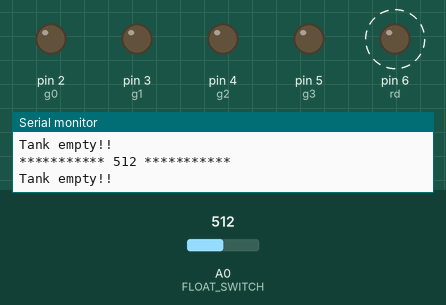
The sketch below on a simulated Arduino Uno, built with avr-gcc and run on an emulated ATmega328P. Shown: output pins drawn as LEDs (lit = HIGH), the last lines printed to the serial monitor. Dashed ring = blinking. The test bench sets the inputs (shaded band); at power-on: A0 (FLOAT_SWITCH) = 512.

Above: at 1.3 s.
1.4 s: A0 (FLOAT_SWITCH) set to 411
4.4 s: A0 (FLOAT_SWITCH) set to 381
At 4.9 s:
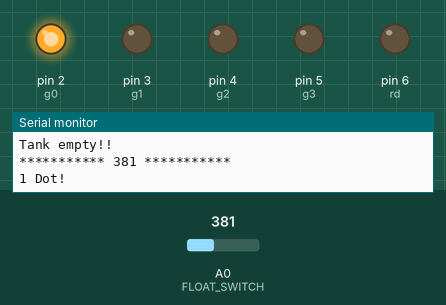
6.0 s: A0 (FLOAT_SWITCH) set to 284
7.5 s: A0 (FLOAT_SWITCH) set to 255
At 8.6 s:
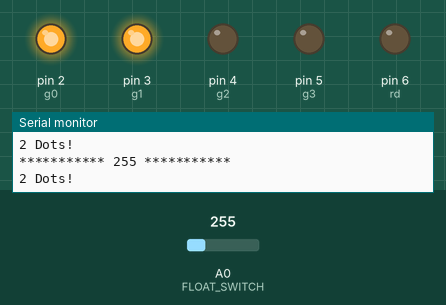
9.0 s: A0 (FLOAT_SWITCH) set to 222
10.5 s: A0 (FLOAT_SWITCH) set to 195
At 10.9 s:
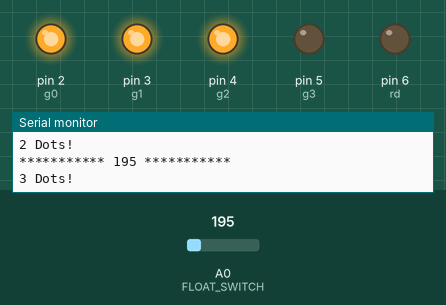
Timing chart, 0 to 13.0 s (numbered marks = the images above; inputs shaded):
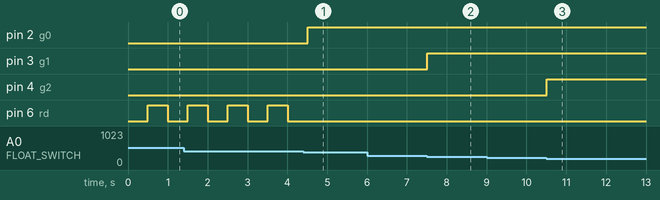

The sketch:

fuel_gauge.ino
```cpp
/*
Fuel Gauge

@author Naveed Ahmad
@version 0.0.1
*/

/* Define the float switch pin */
#define FLOAT_SWITCH A0

/* Define LED pinouts */
int g0 = 2;
int g1 = 3;
int g2 = 4;
int g3 = 5;
int rd = 6;

/* Define initial fuel status */
int fuelStatus = 0;

/* Define tank defaults */
int tankFull = 75;
int tankEmpty = 400;

/* Define range values */
int range0 = 140;
int range1 = 206;
int range2 = 272;
int range3 = 338;

boolean off = false;

/* Setup */
void setup() {
  pinMode(g0, OUTPUT);
  pinMode(g1, OUTPUT);
  pinMode(g2, OUTPUT);
  pinMode(g3, OUTPUT);
  pinMode(rd, OUTPUT);

  Serial.begin(9600);

  while(!Serial);
  Serial.println("Gauge initialized");
}

void loop() {
  fuelStatus = analogRead(FLOAT_SWITCH);

  Serial.print("*********** ");
  Serial.print(fuelStatus);
  Serial.println(" ***********");

  digitalWrite(rd, LOW);

  if(fuelStatus <= tankFull) {
    digitalWrite(g0, HIGH);
    digitalWrite(g1, HIGH);
    digitalWrite(g2, HIGH);
    digitalWrite(g3, HIGH);

    Serial.println("Tank full");
  } else if(fuelStatus >= tankEmpty) {
    digitalWrite(g0, LOW);
    digitalWrite(g1, LOW);
    digitalWrite(g2, LOW);
    digitalWrite(g3, LOW);

    if(off) {
      digitalWrite(rd, HIGH);
    } else {
      digitalWrite(rd, LOW);
    }
    off = !off;

    Serial.println("Tank empty!!");
  } else {
    if(fuelStatus > tankFull && fuelStatus <= range0) {
      digitalWrite(g0, HIGH);
      digitalWrite(g1, HIGH);
      digitalWrite(g2, HIGH);
      digitalWrite(g3, LOW);

      Serial.println("4 Dots!");
    } else if(fuelStatus > range0 && fuelStatus <= range1) {
      digitalWrite(g0, HIGH);
      digitalWrite(g1, HIGH);
      digitalWrite(g2, HIGH);
      digitalWrite(g3, LOW);

      Serial.println("3 Dots!");
    } else if(fuelStatus > range1 && fuelStatus <= range2) {
      digitalWrite(g0, HIGH);
      digitalWrite(g1, HIGH);
      digitalWrite(g2, LOW);
      digitalWrite(g3, LOW);

      Serial.println("2 Dots!");
    } else if(fuelStatus > range2 && fuelStatus < tankEmpty) {
      digitalWrite(g0, HIGH);
      digitalWrite(g1, LOW);
      digitalWrite(g2, LOW);
      digitalWrite(g3, LOW);

      Serial.println("1 Dot!");
    }
  }

  delay(500);
}
```

Measured:
- the behaviour switches between 400 and 399 on A0 (FLOAT_SWITCH) (found by bisection; images 0 and 1)
- the behaviour switches between 273 and 272 on A0 (FLOAT_SWITCH) (found by bisection; images 1 and 2)
- the behaviour switches between 207 and 206 on A0 (FLOAT_SWITCH) (found by bisection; images 2 and 3)
- after the input at 4.4 s, pin 2 (g0): LOW → HIGH after 0.11 s; pin 6 (rd): stays LOW (without the input it goes to HIGH after 0.11 s)
- after the input at 7.5 s, pin 3 (g1): LOW → HIGH at once
- after the input at 10.5 s, pin 4 (g2): LOW → HIGH at once
- by itself, pin 6 (rd): alternates HIGH for 0.50 s and LOW for 0.50 s
